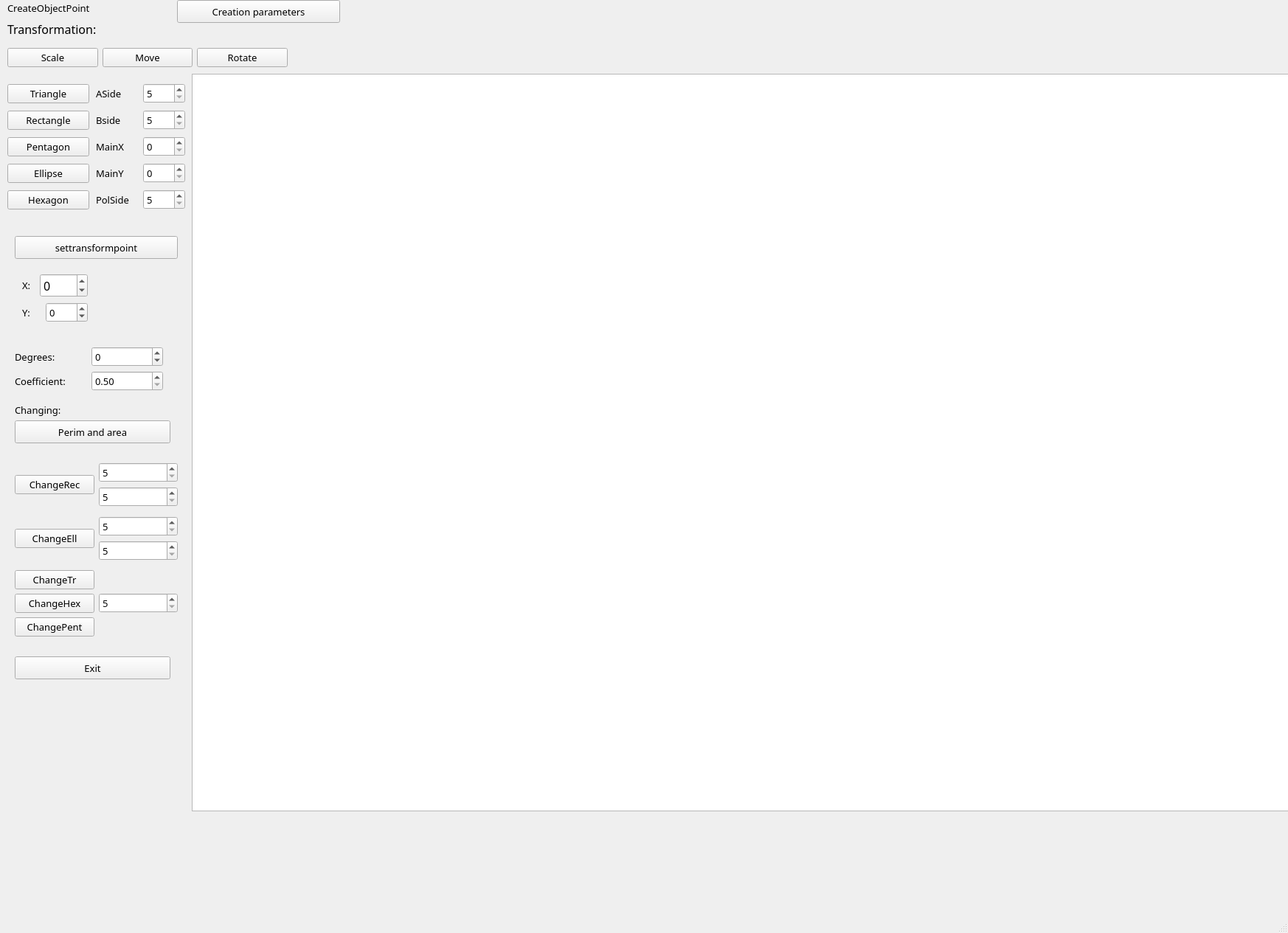
<?xml version="1.0" encoding="UTF-8"?>
<ui version="4.0">
 <class>MainWindow</class>
 <widget class="QMainWindow" name="MainWindow">
  <property name="geometry">
   <rect>
    <x>0</x>
    <y>0</y>
    <width>1746</width>
    <height>1265</height>
   </rect>
  </property>
  <property name="windowTitle">
   <string>MainWindow</string>
  </property>
  <widget class="QWidget" name="centralwidget">
   <widget class="view" name="view">
    <property name="geometry">
     <rect>
      <x>260</x>
      <y>100</y>
      <width>1500</width>
      <height>1000</height>
     </rect>
    </property>
    <property name="font">
     <font>
      <family>Century Gothic</family>
      <pointsize>12</pointsize>
     </font>
    </property>
    <property name="verticalScrollBarPolicy">
     <enum>Qt::ScrollBarAlwaysOff</enum>
    </property>
    <property name="horizontalScrollBarPolicy">
     <enum>Qt::ScrollBarAlwaysOff</enum>
    </property>
   </widget>
   <widget class="QPushButton" name="pushButton_3">
    <property name="geometry">
     <rect>
      <x>20</x>
      <y>890</y>
      <width>211</width>
      <height>31</height>
     </rect>
    </property>
    <property name="font">
     <font>
      <family>Century Gothic</family>
      <pointsize>10</pointsize>
     </font>
    </property>
    <property name="text">
     <string>Exit</string>
    </property>
   </widget>
   <widget class="QLabel" name="label_4">
    <property name="geometry">
     <rect>
      <x>30</x>
      <y>480</y>
      <width>47</width>
      <height>14</height>
     </rect>
    </property>
    <property name="font">
     <font>
      <pointsize>10</pointsize>
     </font>
    </property>
    <property name="text">
     <string/>
    </property>
   </widget>
   <widget class="QLabel" name="label_5">
    <property name="geometry">
     <rect>
      <x>10</x>
      <y>0</y>
      <width>211</width>
      <height>21</height>
     </rect>
    </property>
    <property name="font">
     <font>
      <family>Century Gothic</family>
      <pointsize>10</pointsize>
     </font>
    </property>
    <property name="text">
     <string>CreateObjectPoint</string>
    </property>
   </widget>
   <widget class="QPushButton" name="pushButton_8">
    <property name="geometry">
     <rect>
      <x>20</x>
      <y>570</y>
      <width>211</width>
      <height>31</height>
     </rect>
    </property>
    <property name="font">
     <font>
      <family>Century Gothic</family>
      <pointsize>10</pointsize>
     </font>
    </property>
    <property name="text">
     <string>Perim and area</string>
    </property>
   </widget>
   <widget class="QLabel" name="label_14">
    <property name="geometry">
     <rect>
      <x>20</x>
      <y>540</y>
      <width>171</width>
      <height>31</height>
     </rect>
    </property>
    <property name="font">
     <font>
      <family>Century Gothic</family>
      <pointsize>10</pointsize>
     </font>
    </property>
    <property name="text">
     <string>Changing:</string>
    </property>
   </widget>
   <widget class="QPushButton" name="pushButton_12">
    <property name="geometry">
     <rect>
      <x>20</x>
      <y>320</y>
      <width>221</width>
      <height>31</height>
     </rect>
    </property>
    <property name="font">
     <font>
      <family>Century Gothic</family>
      <pointsize>10</pointsize>
     </font>
    </property>
    <property name="text">
     <string>settransformpoint</string>
    </property>
   </widget>
   <widget class="QPushButton" name="creation">
    <property name="geometry">
     <rect>
      <x>240</x>
      <y>0</y>
      <width>221</width>
      <height>31</height>
     </rect>
    </property>
    <property name="font">
     <font>
      <family>Century Gothic</family>
      <pointsize>10</pointsize>
     </font>
    </property>
    <property name="text">
     <string>Creation parameters</string>
    </property>
   </widget>
   <widget class="QWidget" name="layoutWidget">
    <property name="geometry">
     <rect>
      <x>130</x>
      <y>110</y>
      <width>121</width>
      <height>181</height>
     </rect>
    </property>
    <layout class="QVBoxLayout" name="verticalLayout_3">
     <item>
      <layout class="QHBoxLayout" name="horizontalLayout_3">
       <item>
        <widget class="QLabel" name="label_9">
         <property name="font">
          <font>
           <family>Century Gothic</family>
           <pointsize>10</pointsize>
          </font>
         </property>
         <property name="text">
          <string>ASide</string>
         </property>
        </widget>
       </item>
       <item>
        <widget class="QSpinBox" name="changeA">
         <property name="font">
          <font>
           <family>Century Gothic</family>
           <pointsize>10</pointsize>
          </font>
         </property>
         <property name="minimum">
          <number>5</number>
         </property>
         <property name="maximum">
          <number>500</number>
         </property>
        </widget>
       </item>
      </layout>
     </item>
     <item>
      <layout class="QHBoxLayout" name="horizontalLayout_4">
       <item>
        <widget class="QLabel" name="label_8">
         <property name="font">
          <font>
           <family>Century Gothic</family>
           <pointsize>10</pointsize>
          </font>
         </property>
         <property name="text">
          <string>Bside</string>
         </property>
        </widget>
       </item>
       <item>
        <widget class="QSpinBox" name="changeB">
         <property name="font">
          <font>
           <family>Century Gothic</family>
           <pointsize>10</pointsize>
          </font>
         </property>
         <property name="minimum">
          <number>5</number>
         </property>
         <property name="maximum">
          <number>500</number>
         </property>
        </widget>
       </item>
      </layout>
     </item>
     <item>
      <layout class="QHBoxLayout" name="horizontalLayout">
       <item>
        <widget class="QLabel" name="label_6">
         <property name="font">
          <font>
           <family>Century Gothic</family>
           <pointsize>10</pointsize>
          </font>
         </property>
         <property name="text">
          <string>MainX</string>
         </property>
        </widget>
       </item>
       <item>
        <widget class="QSpinBox" name="xspinbox">
         <property name="font">
          <font>
           <family>Century Gothic</family>
           <pointsize>10</pointsize>
          </font>
         </property>
         <property name="maximum">
          <number>1000</number>
         </property>
        </widget>
       </item>
      </layout>
     </item>
     <item>
      <layout class="QHBoxLayout" name="horizontalLayout_2">
       <item>
        <widget class="QLabel" name="label_7">
         <property name="font">
          <font>
           <family>Century Gothic</family>
           <pointsize>10</pointsize>
          </font>
         </property>
         <property name="text">
          <string>MainY</string>
         </property>
        </widget>
       </item>
       <item>
        <widget class="QSpinBox" name="yspinbox">
         <property name="font">
          <font>
           <family>Century Gothic</family>
           <pointsize>10</pointsize>
          </font>
         </property>
         <property name="maximum">
          <number>1000</number>
         </property>
        </widget>
       </item>
      </layout>
     </item>
     <item>
      <layout class="QHBoxLayout" name="horizontalLayout_6">
       <item>
        <widget class="QLabel" name="label_15">
         <property name="font">
          <font>
           <family>Century Gothic</family>
           <pointsize>10</pointsize>
          </font>
         </property>
         <property name="text">
          <string>PolSide</string>
         </property>
        </widget>
       </item>
       <item>
        <widget class="QSpinBox" name="recSide">
         <property name="font">
          <font>
           <family>Century Gothic</family>
           <pointsize>10</pointsize>
          </font>
         </property>
         <property name="minimum">
          <number>5</number>
         </property>
         <property name="maximum">
          <number>500</number>
         </property>
        </widget>
       </item>
      </layout>
     </item>
    </layout>
   </widget>
   <widget class="QWidget" name="layoutWidget">
    <property name="geometry">
     <rect>
      <x>10</x>
      <y>110</y>
      <width>111</width>
      <height>181</height>
     </rect>
    </property>
    <layout class="QVBoxLayout" name="verticalLayout">
     <item>
      <widget class="QPushButton" name="pushButton_7">
       <property name="font">
        <font>
         <family>Century Gothic</family>
         <pointsize>10</pointsize>
        </font>
       </property>
       <property name="text">
        <string>Triangle</string>
       </property>
      </widget>
     </item>
     <item>
      <widget class="QPushButton" name="pushButton">
       <property name="font">
        <font>
         <family>Century Gothic</family>
         <pointsize>10</pointsize>
        </font>
       </property>
       <property name="text">
        <string>Rectangle</string>
       </property>
      </widget>
     </item>
     <item>
      <widget class="QPushButton" name="pushButton_11">
       <property name="font">
        <font>
         <family>Century Gothic</family>
         <pointsize>10</pointsize>
        </font>
       </property>
       <property name="text">
        <string>Pentagon</string>
       </property>
      </widget>
     </item>
     <item>
      <widget class="QPushButton" name="pushButton_9">
       <property name="font">
        <font>
         <family>Century Gothic</family>
         <pointsize>10</pointsize>
        </font>
       </property>
       <property name="text">
        <string>Ellipse</string>
       </property>
      </widget>
     </item>
     <item>
      <widget class="QPushButton" name="pushButton_13">
       <property name="font">
        <font>
         <family>Century Gothic</family>
         <pointsize>10</pointsize>
        </font>
       </property>
       <property name="text">
        <string>Hexagon</string>
       </property>
      </widget>
     </item>
    </layout>
   </widget>
   <widget class="QWidget" name="layoutWidget">
    <property name="geometry">
     <rect>
      <x>10</x>
      <y>20</y>
      <width>380</width>
      <height>71</height>
     </rect>
    </property>
    <layout class="QVBoxLayout" name="verticalLayout_2">
     <item>
      <widget class="QLabel" name="label_10">
       <property name="font">
        <font>
         <family>Century Gothic</family>
         <pointsize>12</pointsize>
        </font>
       </property>
       <property name="text">
        <string>Transformation:</string>
       </property>
      </widget>
     </item>
     <item>
      <layout class="QHBoxLayout" name="horizontalLayout_7">
       <item>
        <widget class="QPushButton" name="pushButton_5">
         <property name="font">
          <font>
           <family>Century Gothic</family>
           <pointsize>10</pointsize>
          </font>
         </property>
         <property name="text">
          <string>Scale</string>
         </property>
        </widget>
       </item>
       <item>
        <widget class="QPushButton" name="pushButton_4">
         <property name="font">
          <font>
           <family>Century Gothic</family>
           <pointsize>10</pointsize>
          </font>
         </property>
         <property name="text">
          <string>Move</string>
         </property>
        </widget>
       </item>
       <item>
        <widget class="QPushButton" name="pushButton_2">
         <property name="font">
          <font>
           <family>Century Gothic</family>
           <pointsize>10</pointsize>
          </font>
         </property>
         <property name="text">
          <string>Rotate</string>
         </property>
        </widget>
       </item>
      </layout>
     </item>
    </layout>
   </widget>
   <widget class="QWidget" name="layoutWidget">
    <property name="geometry">
     <rect>
      <x>30</x>
      <y>370</y>
      <width>89</width>
      <height>70</height>
     </rect>
    </property>
    <layout class="QVBoxLayout" name="verticalLayout_4">
     <item>
      <layout class="QHBoxLayout" name="horizontalLayout_5">
       <item>
        <widget class="QLabel" name="label_2">
         <property name="font">
          <font>
           <family>Century Gothic</family>
           <pointsize>10</pointsize>
          </font>
         </property>
         <property name="text">
          <string>X:</string>
         </property>
        </widget>
       </item>
       <item>
        <widget class="QSpinBox" name="spinBox_2">
         <property name="font">
          <font>
           <family>Century Gothic</family>
           <pointsize>12</pointsize>
          </font>
         </property>
         <property name="minimum">
          <number>-50</number>
         </property>
         <property name="maximum">
          <number>1500</number>
         </property>
         <property name="singleStep">
          <number>5</number>
         </property>
         <property name="displayIntegerBase">
          <number>10</number>
         </property>
        </widget>
       </item>
      </layout>
     </item>
     <item>
      <layout class="QHBoxLayout" name="horizontalLayout_8">
       <item>
        <widget class="QLabel" name="label_3">
         <property name="font">
          <font>
           <family>Century Gothic</family>
           <pointsize>10</pointsize>
          </font>
         </property>
         <property name="text">
          <string>Y:</string>
         </property>
        </widget>
       </item>
       <item>
        <widget class="QSpinBox" name="spinBox_3">
         <property name="font">
          <font>
           <family>Century Gothic</family>
           <pointsize>10</pointsize>
          </font>
         </property>
         <property name="minimum">
          <number>-20</number>
         </property>
         <property name="maximum">
          <number>1000</number>
         </property>
         <property name="singleStep">
          <number>5</number>
         </property>
         <property name="displayIntegerBase">
          <number>10</number>
         </property>
        </widget>
       </item>
      </layout>
     </item>
    </layout>
   </widget>
   <widget class="QWidget" name="layoutWidget">
    <property name="geometry">
     <rect>
      <x>20</x>
      <y>620</y>
      <width>221</width>
      <height>250</height>
     </rect>
    </property>
    <layout class="QVBoxLayout" name="verticalLayout_8">
     <item>
      <layout class="QHBoxLayout" name="horizontalLayout_11">
       <item>
        <widget class="QPushButton" name="pushButton_6">
         <property name="font">
          <font>
           <family>Century Gothic</family>
           <pointsize>10</pointsize>
          </font>
         </property>
         <property name="text">
          <string>ChangeRec</string>
         </property>
        </widget>
       </item>
       <item>
        <layout class="QVBoxLayout" name="verticalLayout_5">
         <item>
          <widget class="QSpinBox" name="recchA">
           <property name="font">
            <font>
             <family>Century Gothic</family>
             <pointsize>10</pointsize>
            </font>
           </property>
           <property name="minimum">
            <number>5</number>
           </property>
           <property name="maximum">
            <number>500</number>
           </property>
          </widget>
         </item>
         <item>
          <widget class="QSpinBox" name="recchB">
           <property name="font">
            <font>
             <family>Century Gothic</family>
             <pointsize>10</pointsize>
            </font>
           </property>
           <property name="minimum">
            <number>5</number>
           </property>
           <property name="maximum">
            <number>500</number>
           </property>
          </widget>
         </item>
        </layout>
       </item>
      </layout>
     </item>
     <item>
      <layout class="QHBoxLayout" name="horizontalLayout_12">
       <item>
        <widget class="QPushButton" name="pushButton_10">
         <property name="font">
          <font>
           <family>Century Gothic</family>
           <pointsize>10</pointsize>
          </font>
         </property>
         <property name="text">
          <string>ChangeEll</string>
         </property>
        </widget>
       </item>
       <item>
        <layout class="QVBoxLayout" name="verticalLayout_6">
         <item>
          <widget class="QSpinBox" name="ellchA">
           <property name="font">
            <font>
             <family>Century Gothic</family>
             <pointsize>10</pointsize>
            </font>
           </property>
           <property name="minimum">
            <number>5</number>
           </property>
           <property name="maximum">
            <number>501</number>
           </property>
          </widget>
         </item>
         <item>
          <widget class="QSpinBox" name="ellchB">
           <property name="font">
            <font>
             <family>Century Gothic</family>
             <pointsize>10</pointsize>
            </font>
           </property>
           <property name="minimum">
            <number>5</number>
           </property>
           <property name="maximum">
            <number>500</number>
           </property>
          </widget>
         </item>
        </layout>
       </item>
      </layout>
     </item>
     <item>
      <layout class="QHBoxLayout" name="horizontalLayout_13">
       <item>
        <layout class="QVBoxLayout" name="verticalLayout_7">
         <item>
          <widget class="QPushButton" name="pushButton_14">
           <property name="font">
            <font>
             <family>Century Gothic</family>
             <pointsize>10</pointsize>
            </font>
           </property>
           <property name="text">
            <string>ChangeTr</string>
           </property>
          </widget>
         </item>
         <item>
          <widget class="QPushButton" name="pushButton_15">
           <property name="font">
            <font>
             <family>Century Gothic</family>
             <pointsize>10</pointsize>
            </font>
           </property>
           <property name="text">
            <string>ChangeHex</string>
           </property>
          </widget>
         </item>
         <item>
          <widget class="QPushButton" name="pushButton_16">
           <property name="font">
            <font>
             <family>Century Gothic</family>
             <pointsize>10</pointsize>
            </font>
           </property>
           <property name="text">
            <string>ChangePent</string>
           </property>
          </widget>
         </item>
        </layout>
       </item>
       <item>
        <widget class="QSpinBox" name="trchA">
         <property name="font">
          <font>
           <family>Century Gothic</family>
           <pointsize>10</pointsize>
          </font>
         </property>
         <property name="minimum">
          <number>5</number>
         </property>
         <property name="maximum">
          <number>500</number>
         </property>
        </widget>
       </item>
      </layout>
     </item>
    </layout>
   </widget>
   <widget class="QWidget" name="layoutWidget">
    <property name="geometry">
     <rect>
      <x>20</x>
      <y>470</y>
      <width>201</width>
      <height>62</height>
     </rect>
    </property>
    <layout class="QVBoxLayout" name="verticalLayout_9">
     <item>
      <layout class="QHBoxLayout" name="horizontalLayout_9">
       <item>
        <widget class="QLabel" name="label">
         <property name="font">
          <font>
           <family>Century Gothic</family>
           <pointsize>10</pointsize>
          </font>
         </property>
         <property name="text">
          <string>Degrees:</string>
         </property>
        </widget>
       </item>
       <item>
        <widget class="QSpinBox" name="spinBox">
         <property name="font">
          <font>
           <family>Century Gothic</family>
           <pointsize>10</pointsize>
          </font>
         </property>
         <property name="inputMethodHints">
          <set>Qt::ImhDigitsOnly</set>
         </property>
         <property name="minimum">
          <number>-360</number>
         </property>
         <property name="maximum">
          <number>360</number>
         </property>
        </widget>
       </item>
      </layout>
     </item>
     <item>
      <layout class="QHBoxLayout" name="horizontalLayout_10">
       <item>
        <widget class="QLabel" name="label_13">
         <property name="font">
          <font>
           <family>Century Gothic</family>
           <pointsize>10</pointsize>
          </font>
         </property>
         <property name="text">
          <string>Coefficient:</string>
         </property>
        </widget>
       </item>
       <item>
        <widget class="QDoubleSpinBox" name="doubleSpinBox">
         <property name="font">
          <font>
           <family>Century Gothic</family>
           <pointsize>10</pointsize>
          </font>
         </property>
         <property name="minimum">
          <double>0.500000000000000</double>
         </property>
         <property name="maximum">
          <double>5.000000000000000</double>
         </property>
         <property name="singleStep">
          <double>0.500000000000000</double>
         </property>
        </widget>
       </item>
      </layout>
     </item>
    </layout>
   </widget>
  </widget>
  <widget class="QMenuBar" name="menubar">
   <property name="geometry">
    <rect>
     <x>0</x>
     <y>0</y>
     <width>1746</width>
     <height>21</height>
    </rect>
   </property>
  </widget>
  <widget class="QStatusBar" name="statusbar"/>
 </widget>
 <customwidgets>
  <customwidget>
   <class>view</class>
   <extends>QGraphicsView</extends>
   <header location="global">view.h</header>
  </customwidget>
 </customwidgets>
 <resources/>
 <connections/>
</ui>
